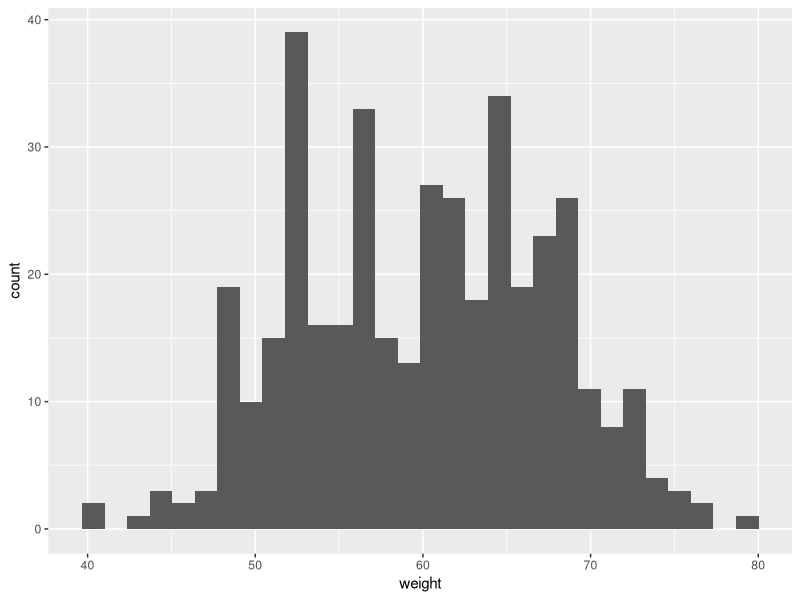
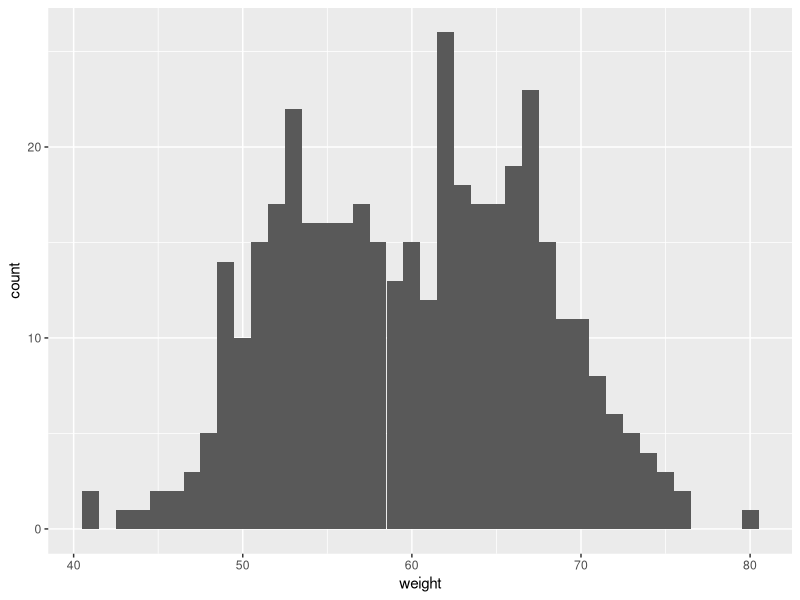
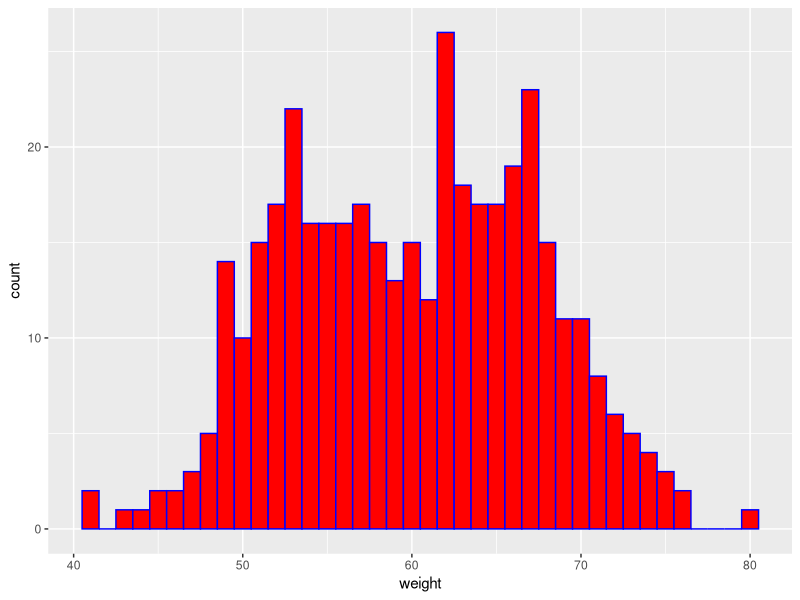
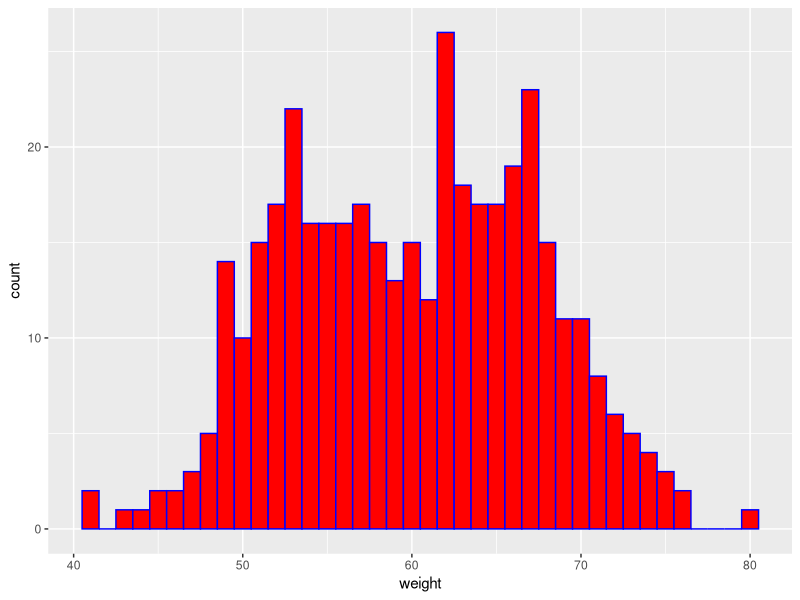
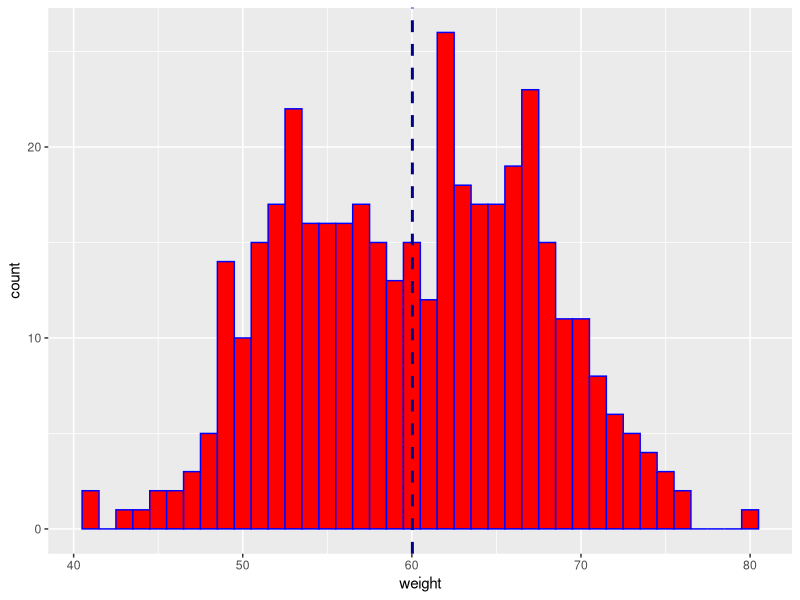
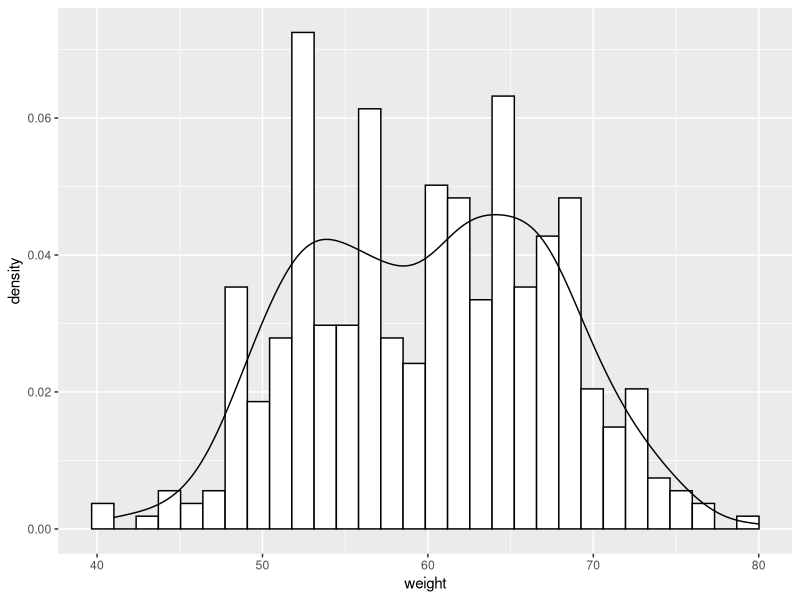
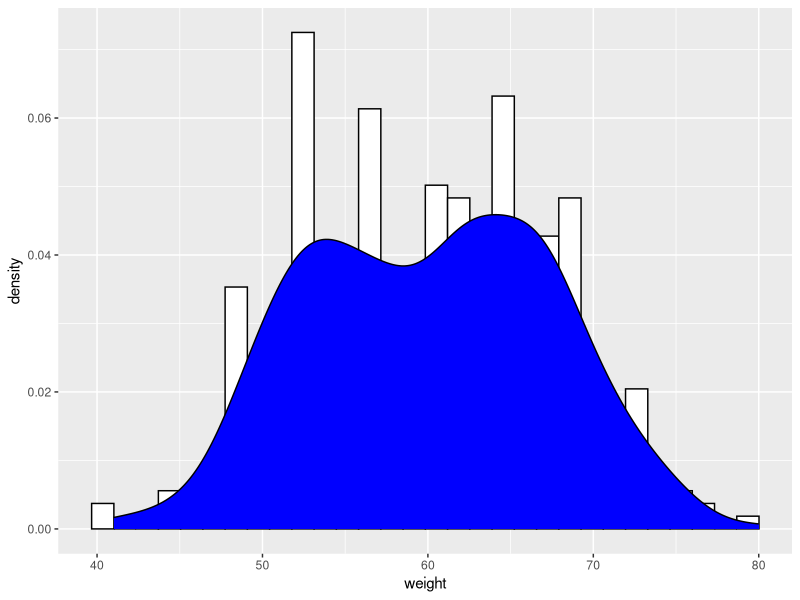
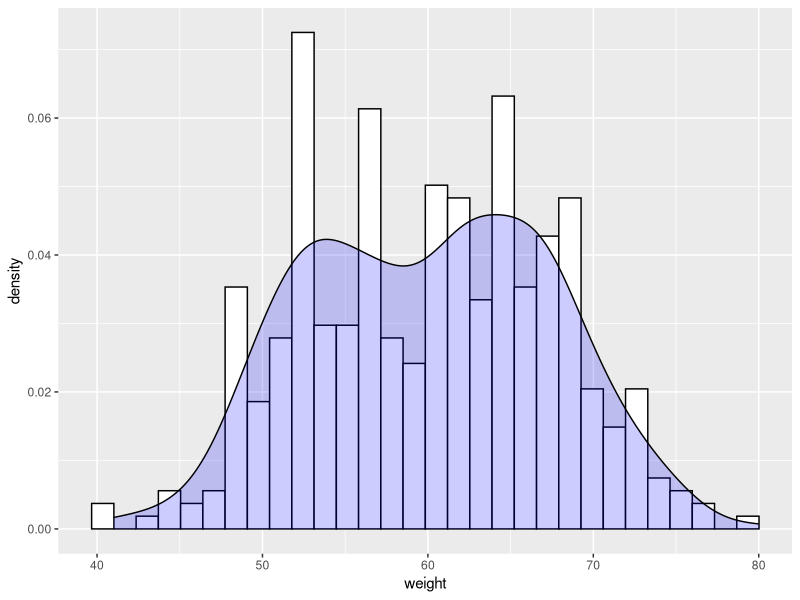

Write the R code that produced these figures, in order.
#Importing the data set
dataset=read.csv("data.csv")

#Importing the librabry
library(ggplot2)

#basic histogram ggplot2
ggplot(dataset,aes(x=weight))+
geom_histogram()

#Changing the width of bins
ggplot(dataset,aes(x=weight))+
  geom_histogram(binwidth = 1)
##Changing the color of bins
ggplot(dataset,aes(x=weight))+
  geom_histogram(binwidth = 1,colour="blue",fill="red")

#Adding the main line

my_plot=ggplot(dataset,aes(x=weight))+
  geom_histogram(binwidth = 1,colour="blue",fill="red")
my_plot               
my_plot+geom_vline(aes(xintercept=mean(weight)),color="darkblue",linetype="dashed",size=1)
#Histogram with density plot

ggplot(dataset,aes(x=weight))+
  geom_histogram(aes(y=after_stat(density)),colour="black",fill="white")+
  geom_density()
ggplot(dataset,aes(x=weight))+
  geom_histogram(aes(y=after_stat(density)),colour="black",fill="white")+
  geom_density(fill="blue")
ggplot(dataset,aes(x=weight))+
  geom_histogram(aes(y=after_stat(density)),colour="black",fill="white")+
  geom_density(fill="blue",alpha=.2)
#changing line color and fill color



